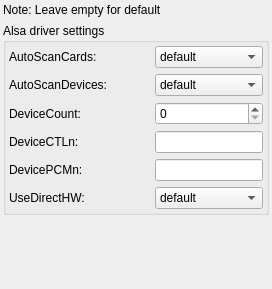
          <widget class="QWidget" name="tab_12">
           <attribute name="title">
            <string>ALSA Driver</string>
           </attribute>
           <layout class="QVBoxLayout" name="verticalLayout_28">
            <property name="leftMargin">
             <number>3</number>
            </property>
            <property name="topMargin">
             <number>3</number>
            </property>
            <property name="rightMargin">
             <number>3</number>
            </property>
            <property name="bottomMargin">
             <number>3</number>
            </property>
            <item>
             <widget class="QLabel" name="label_56">
              <property name="text">
               <string>Note: Leave empty for default</string>
              </property>
              <property name="wordWrap">
               <bool>true</bool>
              </property>
             </widget>
            </item>
            <item>
             <widget class="QGroupBox" name="groupBox_15">
              <property name="autoFillBackground">
               <bool>false</bool>
              </property>
              <property name="title">
               <string>Alsa driver settings</string>
              </property>
              <layout class="QVBoxLayout" name="verticalLayout_29">
               <property name="leftMargin">
                <number>3</number>
               </property>
               <property name="topMargin">
                <number>3</number>
               </property>
               <property name="rightMargin">
                <number>3</number>
               </property>
               <property name="bottomMargin">
                <number>3</number>
               </property>
               <item>
                <widget class="QWidget" name="widget_52" native="true">
                 <layout class="QHBoxLayout" name="_57">
                  <property name="leftMargin">
                   <number>0</number>
                  </property>
                  <property name="topMargin">
                   <number>0</number>
                  </property>
                  <property name="rightMargin">
                   <number>0</number>
                  </property>
                  <property name="bottomMargin">
                   <number>0</number>
                  </property>
                  <item>
                   <widget class="QLabel" name="label_57">
                    <property name="minimumSize">
                     <size>
                      <width>140</width>
                      <height>0</height>
                     </size>
                    </property>
                    <property name="maximumSize">
                     <size>
                      <width>140</width>
                      <height>16777215</height>
                     </size>
                    </property>
                    <property name="text">
                     <string notr="true">AutoScanCards:</string>
                    </property>
                   </widget>
                  </item>
                  <item>
                   <widget class="QComboBox" name="comboFakeAlsa_asCards">
                    <item>
                     <property name="text">
                      <string notr="true">default</string>
                     </property>
                    </item>
                    <item>
                     <property name="text">
                      <string notr="true">Y</string>
                     </property>
                    </item>
                    <item>
                     <property name="text">
                      <string notr="true">N</string>
                     </property>
                    </item>
                   </widget>
                  </item>
                 </layout>
                </widget>
               </item>
               <item>
                <widget class="QWidget" name="widget_53" native="true">
                 <layout class="QHBoxLayout" name="_58">
                  <property name="leftMargin">
                   <number>0</number>
                  </property>
                  <property name="topMargin">
                   <number>0</number>
                  </property>
                  <property name="rightMargin">
                   <number>0</number>
                  </property>
                  <property name="bottomMargin">
                   <number>0</number>
                  </property>
                  <item>
                   <widget class="QLabel" name="label_58">
                    <property name="minimumSize">
                     <size>
                      <width>140</width>
                      <height>0</height>
                     </size>
                    </property>
                    <property name="maximumSize">
                     <size>
                      <width>140</width>
                      <height>16777215</height>
                     </size>
                    </property>
                    <property name="text">
                     <string notr="true">AutoScanDevices:</string>
                    </property>
                   </widget>
                  </item>
                  <item>
                   <widget class="QComboBox" name="comboFakeAlsa_asDevices">
                    <item>
                     <property name="text">
                      <string notr="true">default</string>
                     </property>
                    </item>
                    <item>
                     <property name="text">
                      <string notr="true">Y</string>
                     </property>
                    </item>
                    <item>
                     <property name="text">
                      <string notr="true">N</string>
                     </property>
                    </item>
                   </widget>
                  </item>
                 </layout>
                </widget>
               </item>
               <item>
                <widget class="QWidget" name="widget_59" native="true">
                 <layout class="QHBoxLayout" name="_59">
                  <property name="leftMargin">
                   <number>0</number>
                  </property>
                  <property name="topMargin">
                   <number>0</number>
                  </property>
                  <property name="rightMargin">
                   <number>0</number>
                  </property>
                  <property name="bottomMargin">
                   <number>0</number>
                  </property>
                  <item>
                   <widget class="QLabel" name="label_66">
                    <property name="minimumSize">
                     <size>
                      <width>140</width>
                      <height>0</height>
                     </size>
                    </property>
                    <property name="maximumSize">
                     <size>
                      <width>140</width>
                      <height>16777215</height>
                     </size>
                    </property>
                    <property name="text">
                     <string notr="true">DeviceCount:</string>
                    </property>
                   </widget>
                  </item>
                  <item>
                   <widget class="QSpinBox" name="sboxFakeAlsa_devCount">
                    <property name="minimum">
                     <number>0</number>
                    </property>
                   </widget>
                  </item>
                 </layout>
                </widget>
               </item>
               <item>
                <widget class="QWidget" name="widget_60" native="true">
                 <layout class="QHBoxLayout" name="_62">
                  <property name="leftMargin">
                   <number>0</number>
                  </property>
                  <property name="topMargin">
                   <number>0</number>
                  </property>
                  <property name="rightMargin">
                   <number>0</number>
                  </property>
                  <property name="bottomMargin">
                   <number>0</number>
                  </property>
                  <item>
                   <widget class="QLabel" name="label_68">
                    <property name="minimumSize">
                     <size>
                      <width>140</width>
                      <height>0</height>
                     </size>
                    </property>
                    <property name="maximumSize">
                     <size>
                      <width>140</width>
                      <height>16777215</height>
                     </size>
                    </property>
                    <property name="text">
                     <string notr="true">DeviceCTLn:</string>
                    </property>
                   </widget>
                  </item>
                  <item>
                   <widget class="QLineEdit" name="txtFakeAlsa_CTLn"/>
                  </item>
                 </layout>
                </widget>
               </item>
               <item>
                <widget class="QWidget" name="widget_61" native="true">
                 <layout class="QHBoxLayout" name="_67">
                  <property name="leftMargin">
                   <number>0</number>
                  </property>
                  <property name="topMargin">
                   <number>0</number>
                  </property>
                  <property name="rightMargin">
                   <number>0</number>
                  </property>
                  <property name="bottomMargin">
                   <number>0</number>
                  </property>
                  <item>
                   <widget class="QLabel" name="label_69">
                    <property name="minimumSize">
                     <size>
                      <width>140</width>
                      <height>0</height>
                     </size>
                    </property>
                    <property name="maximumSize">
                     <size>
                      <width>140</width>
                      <height>16777215</height>
                     </size>
                    </property>
                    <property name="text">
                     <string notr="true">DevicePCMn:</string>
                    </property>
                   </widget>
                  </item>
                  <item>
                   <widget class="QLineEdit" name="txtFakeAlsa_PCMn"/>
                  </item>
                 </layout>
                </widget>
               </item>
               <item>
                <widget class="QWidget" name="widget_62" native="true">
                 <layout class="QHBoxLayout" name="_68">
                  <property name="leftMargin">
                   <number>0</number>
                  </property>
                  <property name="topMargin">
                   <number>0</number>
                  </property>
                  <property name="rightMargin">
                   <number>0</number>
                  </property>
                  <property name="bottomMargin">
                   <number>0</number>
                  </property>
                  <item>
                   <widget class="QLabel" name="label_72">
                    <property name="minimumSize">
                     <size>
                      <width>140</width>
                      <height>0</height>
                     </size>
                    </property>
                    <property name="maximumSize">
                     <size>
                      <width>140</width>
                      <height>16777215</height>
                     </size>
                    </property>
                    <property name="text">
                     <string notr="true">UseDirectHW:</string>
                    </property>
                   </widget>
                  </item>
                  <item>
                   <widget class="QComboBox" name="comboFakeAlsa_DirectHW">
                    <item>
                     <property name="text">
                      <string notr="true">default</string>
                     </property>
                    </item>
                    <item>
                     <property name="text">
                      <string notr="true">Y</string>
                     </property>
                    </item>
                    <item>
                     <property name="text">
                      <string notr="true">N</string>
                     </property>
                    </item>
                   </widget>
                  </item>
                 </layout>
                </widget>
               </item>
              </layout>
             </widget>
            </item>
            <item>
             <spacer name="verticalSpacer_9">
              <property name="orientation">
               <enum>Qt::Vertical</enum>
              </property>
              <property name="sizeHint" stdset="0">
               <size>
                <width>20</width>
                <height>71</height>
               </size>
              </property>
             </spacer>
            </item>
           </layout>
          </widget>
